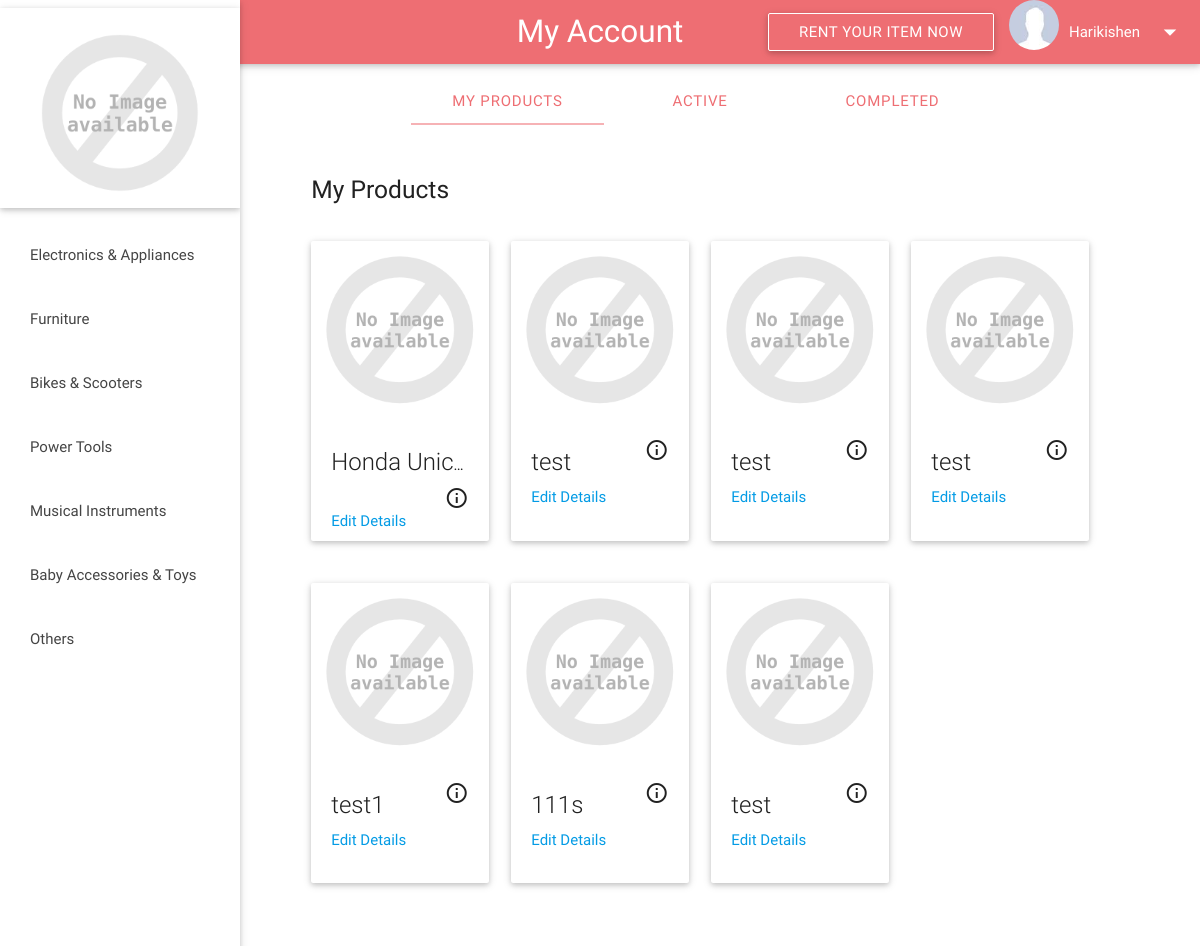
/myaccount.php (signed in), run on the app's committed database.
### tables this page shows
CREATE TABLE IF NOT EXISTS `Product` (
  `product_ID` int(5) unsigned zerofill NOT NULL AUTO_INCREMENT COMMENT 'P_id',
  `pname` varchar(1000) NOT NULL COMMENT 'Product Name',
  `category` varchar(1000) NOT NULL DEFAULT 'Other' COMMENT 'Product Category',
  `u_ID` bigint(250) DEFAULT NULL COMMENT 'Renter ID',
  `description` varchar(5000) DEFAULT NULL COMMENT 'Product Description',
  `alternate_address` varchar(3000) NOT NULL COMMENT 'alternate address',
  `availability` tinyint(1) NOT NULL DEFAULT '1' COMMENT 'avilable or not',
  `location` varchar(1000) NOT NULL COMMENT 'Product Location',
  `price_day` decimal(10,0) NOT NULL COMMENT 'Price/Day',
  `price_week` decimal(10,0) NOT NULL COMMENT 'Price/Week',
  `price_month` decimal(10,0) NOT NULL COMMENT 'Price/Month',
  `actual_price` decimal(10,0) NOT NULL COMMENT 'product price',
  `bond` tinyint(1) DEFAULT NULL COMMENT 'Bond Required or Not',
  `rating` float NOT NULL COMMENT 'Product Rating',
  PRIMARY KEY (`product_ID`)
);

### myaccount.php (the view, shortened to what this page needs)
  <?php
  require_once 'db.php';
  ?>
  <!DOCTYPE html>
  <html>
    <head>
      <link type="text/css" rel="stylesheet" href="css/materialize.min.css"  media="screen,projection"/>
    </head>
    <body>
  <header>
		  <ul id="slide-out" class="side-nav fixed col s2 ">
			  <ul>
				<div class="card no-margin">
					<div class="card-image" style="background:#FFF;height:200px;">
							<a href="index.php"><img src="images/logo.png" style="transform:scale(0.9,.9);"></a>
					</div>
				</div>
			  </ul>
			  <ul class="no-padding">
				  <li  class="bold"><a class="waves-effect waves-teal sidenava" href="/handminiproject/categorypage.php?cid=Electronics And Home Appliances">Electronics & Appliances</a></li>
				  <li  class="bold"><a class="waves-effect waves-teal sidenava" href="/handminiproject/categorypage.php?cid=Furniture">Furniture</a></li>
				  <li  class="bold"><a class="waves-effect waves-teal sidenava" href="/handminiproject/categorypage.php?cid=Bikes And Scooters">Bikes & Scooters</a></li>
				  <li  class="bold"><a class="waves-effect waves-teal sidenava" href="/handminiproject/categorypage.php?cid=Power Tools">Power Tools</a></li>
				  <li  class="bold"><a class="waves-effect waves-teal sidenava" href="/handminiproject/categorypage.php?cid=Musical Instruments">Musical Instruments</a></li>
				  <li  class="bold"><a class="waves-effect waves-teal sidenava" href="/handminiproject/categorypage.php?cid=Baby Accessories And Toys">Baby Accessories & Toys</a></li>
				  <li  class="bold"><a class="waves-effect waves-teal sidenava" href="/handminiproject/categorypage.php?cid=Others">Others</a></li>
			  </ul>
		  </ul>
	   <div class="">
	   <nav>
		<div class="nav-wrapper fixed">
      <a href="#" class="brand-logo center">My Account</a>
      <ul id="nav-mobile" class="right hide-on-med-and-down">
             <li><a class='btn nav-wrapper hide-on-med-and-down' style="background:transparent;border:1px solid white;" id="rent" href='addproduct.php' style="line-height: 30px;">Rent Your Item Now</a></li>
      <?php if (isset($_SESSION['loggedin']) && $_SESSION['loggedin']): ?>
        <?php if(getimagesize('http://localhost/handminiproject/images/profile_pics/'.$_SESSION['uid'])!==false): ?><li><img style="height:50px;width:50px;"src=<?php echo "images/profile_pics/".$_SESSION['uid'];?> class="circle propic" onerror="this.src='images/logo.png';"><?php else:?><li><img style="height:50px;width:50px;"src="images/sample-1.jpg" class="circle propic"><?php endif;?></li><li style="padding-left:10px;"><?php echo $_SESSION["name"];?></li></li><li><a href="#" data-activates="drop" class="dropdown-button  dropdown-button1 disableClick"><i class="material-icons ">arrow_drop_down</i></a></li>
	  <?php endif;?>
		</ul>
	</div>
	</div>
	</header>
		<div class="row ">
    <div class="col m6 offset-m4 ">
      <ul class="tabs hide-on-small-only">
        <li class="tab col s2"><a href="#my_products">My Products</a></li>
        <li class="tab col s2"><a href="#recent_products">Active</a></li>
        <li class="tab col s2"><a href="#pending_products">Completed</a></li>
      </ul>
    </div>
<?php  if ($_SESSION['loggedin']==FALSE) {
			header("Location: index.php");exit();
  		echo "<div class='row'>
		<div class='col m4 offset-m3'>
		<span>Please Log in to view your products. </span>
		</div>
	</div>";
  }else{
        $uid=$_SESSION['uid'];
	   	$sql = "SELECT product_ID,pname,price_day,price_week,price_month,description FROM Product WHERE u_ID=?";
		$stmt=$conn->prepare($sql);
		$stmt->bind_param('s',$uid);
		$stmt->execute();
		$pid='';
		$pname='';
		$price_day='';
		$price_week='';
		$price_month='';
		$description='';
		$stmt->bind_result($pid,$pname,$price_day,$price_week,$price_month,$description);
		$flag=0;
		$num_rows=0;
		while ($stmt->fetch()) {
		$num_rows++;
		if ($num_rows==1) {
			  	echo "<div id='my_products' style='padding-top:100px;'><div class='row'>
		<div class='col m4 offset-m3'>
		<h5>My Products</h5>
		</div>
	</div>
	<div class='row'>";
		}
		if ($flag==0) {
			echo "<div class='row'>";
			echo "<div class='col m2 s10 offset-s1 offset-m3 offset-s1'>";
		}else{
			echo "<div class='col m2 s10 offset-s1'>";
		}
			echo "<div class='card small'>
				<div class='card-image waves-effect waves-block waves-light'>
					<img class='activator' src='images/products/1/".$pid."' onerror=\"this.src='images/logo.png'\">
				</div>
				<div class='card-content'>
					<div  style='text-overflow:ellipsis;overflow:hidden;white-space:nowrap;'><span class='card-title activator grey-text text-darken-4'  >".$pname."<i class='material-icons right' >info_outline</i></span></div>
					<span><a href='editproduct.php?pid=".$pid."'>Edit Details</a></span>
				</div>
				<div class='card-reveal'>
					<i class='material-icons right'>close</i><span class='card-title grey-text text-darken-4'>".$pname."</span>
					<p>".$description."</p>
				</div>
			</div>
        </div>";
		 $flag++;
		 if ($flag==4) {
		 	$flag=0;
		 	echo "</div>";
		 }
		}
    echo"</div></div></div>
	<div id='pending_products' style='padding-top:100px;'><div class='row' >
	</div>
	<div class='row'>
	</div></div>";
	}
	?>
    </body>
  </html>

### data on the page
product: shows "My Products", pname "Honda Unic…"
product: pname "test"
product: pname "test"
product: pname "test"
product: pname "test1"
product: pname "111s"
product: pname "test"

### other printed values
$_SESSION["name"] "Harikishen"
